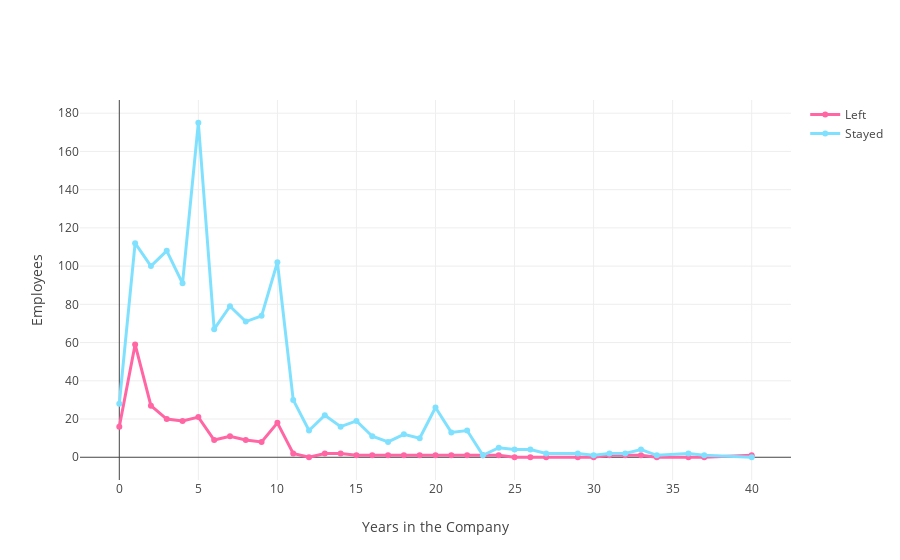

Write notebook code for a chart like this one.
### Code cell
plot1 = go.Scatter(
    x = employee['YearsAtCompany'],
    y = employee['Yes'],
    mode = 'lines+markers',
    name = 'Left',
    line = dict(
        color = ('#ff66a3'),
        width = 3,)
   
   
)
plot2 = go.Scatter(
    x = employee['YearsAtCompany'],
    y = employee['No'],
    mode = 'lines+markers',
    name = 'Stayed',
    line = dict(
        color = ('#80e1ff'),
        width = 3,)
  
)

employee = [plot1, plot2]


# Edit the layout
layout = dict(title = '',
              xaxis = dict(title = 'Years in the Company'),
              yaxis = dict(title = 'Employees'),)
    

fig = dict(data=employee, layout=layout)
py.iplot(fig, filename='line-mode')

### Figure 1 — Plotly figure (JSON) as saved in the notebook; plotly's stock layout.template omitted (floating-point values rounded to 4 significant figures)
{"data": [{"line": {"color": "#ff66a3", "width": 3}, "mode": "lines+markers", "name": "Left", "type": "scatter", "x": [0, 1, 2, 3, 4, 5, 6, 7, 8, 9, 10, 11, 12, 13, 14, 15, 16, 17, 18, 19, 20, 21, 22, 23, 24, 25, 26, 27, 29, 30, 31, 32, 33, 34, 36, 37, 40], "y": [16, 59, 27, 20, 19, 21, 9, 11, 9, 8, 18, 2, 0, 2, 2, 1, 1, 1, 1, 1, 1, 1, 1, 1, 1, 0, 0, 0, 0, 0, 1, 1, 1, 0, 0, 0, 1]}, {"line": {"color": "#80e1ff", "width": 3}, "mode": "lines+markers", "name": "Stayed", "type": "scatter", "x": [0, 1, 2, 3, 4, 5, 6, 7, 8, 9, 10, 11, 12, 13, 14, 15, 16, 17, 18, 19, 20, 21, 22, 23, 24, 25, 26, 27, 29, 30, 31, 32, 33, 34, 36, 37, 40], "y": [28, 112, 100, 108, 91, 175, 67, 79, 71, 74, 102, 30, 14, 22, 16, 19, 11, 8, 12, 10, 26, 13, 14, 1, 5, 4, 4, 2, 2, 1, 2, 2, 4, 1, 2, 1, 0]}], "layout": {"title": "", "xaxis": {"title": "Years in the Company"}, "yaxis": {"title": "Employees"}}}
